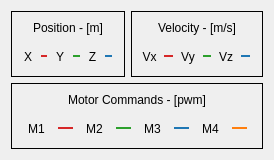
        <widget class="QWidget" name="Tab_State">
         <attribute name="title">
          <string>State Data</string>
         </attribute>
         <layout class="QHBoxLayout" name="horizontalLayout_3">
          <item>
           <layout class="QVBoxLayout" name="verticalLayout_2">
            <item>
             <layout class="QHBoxLayout" name="horizontalLayout_2">
              <item>
               <widget class="QFrame" name="frame_8">
                <property name="frameShape">
                 <enum>QFrame::Box</enum>
                </property>
                <property name="frameShadow">
                 <enum>QFrame::Plain</enum>
                </property>
                <property name="lineWidth">
                 <number>1</number>
                </property>
                <layout class="QHBoxLayout" name="horizontalLayout_14">
                 <item>
                  <layout class="QVBoxLayout" name="verticalLayout_12" stretch="1,10,1">
                   <item>
                    <widget class="QLabel" name="label_34">
                     <property name="text">
                      <string>Position - [m]</string>
                     </property>
                     <property name="alignment">
                      <set>Qt::AlignCenter</set>
                     </property>
                    </widget>
                   </item>
                   <item>
                    <widget class="Pos_Widget" name="Pos_Graph" native="true">
                     <property name="styleSheet">
                      <string notr="true">background-color: rgb(136, 138, 133);</string>
                     </property>
                    </widget>
                   </item>
                   <item>
                    <layout class="QHBoxLayout" name="horizontalLayout_18" stretch="10,5,10,5,10,5,2">
                     <item>
                      <widget class="QLabel" name="label_35">
                       <property name="text">
                        <string>X</string>
                       </property>
                       <property name="alignment">
                        <set>Qt::AlignCenter</set>
                       </property>
                      </widget>
                     </item>
                     <item>
                      <widget class="Line" name="line_26">
                       <property name="styleSheet">
                        <string notr="true">color: rgb(214, 39, 40);</string>
                       </property>
                       <property name="frameShadow">
                        <enum>QFrame::Plain</enum>
                       </property>
                       <property name="lineWidth">
                        <number>2</number>
                       </property>
                       <property name="orientation">
                        <enum>Qt::Horizontal</enum>
                       </property>
                      </widget>
                     </item>
                     <item>
                      <widget class="QLabel" name="label_36">
                       <property name="text">
                        <string>Y</string>
                       </property>
                       <property name="alignment">
                        <set>Qt::AlignCenter</set>
                       </property>
                      </widget>
                     </item>
                     <item>
                      <widget class="Line" name="line_27">
                       <property name="styleSheet">
                        <string notr="true">color: rgb(44, 160, 44);</string>
                       </property>
                       <property name="frameShadow">
                        <enum>QFrame::Plain</enum>
                       </property>
                       <property name="lineWidth">
                        <number>2</number>
                       </property>
                       <property name="orientation">
                        <enum>Qt::Horizontal</enum>
                       </property>
                      </widget>
                     </item>
                     <item>
                      <widget class="QLabel" name="label_37">
                       <property name="text">
                        <string>Z</string>
                       </property>
                       <property name="alignment">
                        <set>Qt::AlignCenter</set>
                       </property>
                      </widget>
                     </item>
                     <item>
                      <widget class="Line" name="line_28">
                       <property name="styleSheet">
                        <string notr="true">color: rgb(31, 119, 180);</string>
                       </property>
                       <property name="frameShadow">
                        <enum>QFrame::Plain</enum>
                       </property>
                       <property name="lineWidth">
                        <number>2</number>
                       </property>
                       <property name="orientation">
                        <enum>Qt::Horizontal</enum>
                       </property>
                      </widget>
                     </item>
                     <item>
                      <spacer name="horizontalSpacer_11">
                       <property name="orientation">
                        <enum>Qt::Horizontal</enum>
                       </property>
                       <property name="sizeHint" stdset="0">
                        <size>
                         <width>40</width>
                         <height>20</height>
                        </size>
                       </property>
                      </spacer>
                     </item>
                    </layout>
                   </item>
                  </layout>
                 </item>
                </layout>
               </widget>
              </item>
              <item>
               <widget class="QFrame" name="frame_9">
                <property name="frameShape">
                 <enum>QFrame::Box</enum>
                </property>
                <property name="frameShadow">
                 <enum>QFrame::Plain</enum>
                </property>
                <property name="lineWidth">
                 <number>1</number>
                </property>
                <layout class="QHBoxLayout" name="horizontalLayout_19">
                 <item>
                  <layout class="QVBoxLayout" name="verticalLayout_16" stretch="1,10,1">
                   <item>
                    <widget class="QLabel" name="label_39">
                     <property name="text">
                      <string>Velocity - [m/s]</string>
                     </property>
                     <property name="alignment">
                      <set>Qt::AlignCenter</set>
                     </property>
                    </widget>
                   </item>
                   <item>
                    <widget class="Vel_Widget" name="Vel_Graph" native="true">
                     <property name="styleSheet">
                      <string notr="true">background-color: rgb(136, 138, 133);</string>
                     </property>
                    </widget>
                   </item>
                   <item>
                    <layout class="QHBoxLayout" name="horizontalLayout_27" stretch="10,5,10,5,10,5,2">
                     <item>
                      <widget class="QLabel" name="label_44">
                       <property name="text">
                        <string>Vx</string>
                       </property>
                       <property name="alignment">
                        <set>Qt::AlignCenter</set>
                       </property>
                      </widget>
                     </item>
                     <item>
                      <widget class="Line" name="line_29">
                       <property name="styleSheet">
                        <string notr="true">color: rgb(214, 39, 40);</string>
                       </property>
                       <property name="frameShadow">
                        <enum>QFrame::Plain</enum>
                       </property>
                       <property name="lineWidth">
                        <number>2</number>
                       </property>
                       <property name="orientation">
                        <enum>Qt::Horizontal</enum>
                       </property>
                      </widget>
                     </item>
                     <item>
                      <widget class="QLabel" name="label_45">
                       <property name="text">
                        <string>Vy</string>
                       </property>
                       <property name="alignment">
                        <set>Qt::AlignCenter</set>
                       </property>
                      </widget>
                     </item>
                     <item>
                      <widget class="Line" name="line_30">
                       <property name="styleSheet">
                        <string notr="true">color: rgb(44, 160, 44);</string>
                       </property>
                       <property name="frameShadow">
                        <enum>QFrame::Plain</enum>
                       </property>
                       <property name="lineWidth">
                        <number>2</number>
                       </property>
                       <property name="orientation">
                        <enum>Qt::Horizontal</enum>
                       </property>
                      </widget>
                     </item>
                     <item>
                      <widget class="QLabel" name="label_48">
                       <property name="text">
                        <string>Vz</string>
                       </property>
                       <property name="alignment">
                        <set>Qt::AlignCenter</set>
                       </property>
                      </widget>
                     </item>
                     <item>
                      <widget class="Line" name="line_31">
                       <property name="styleSheet">
                        <string notr="true">color: rgb(31, 119, 180);</string>
                       </property>
                       <property name="frameShadow">
                        <enum>QFrame::Plain</enum>
                       </property>
                       <property name="lineWidth">
                        <number>2</number>
                       </property>
                       <property name="orientation">
                        <enum>Qt::Horizontal</enum>
                       </property>
                      </widget>
                     </item>
                     <item>
                      <spacer name="horizontalSpacer_12">
                       <property name="orientation">
                        <enum>Qt::Horizontal</enum>
                       </property>
                       <property name="sizeHint" stdset="0">
                        <size>
                         <width>40</width>
                         <height>20</height>
                        </size>
                       </property>
                      </spacer>
                     </item>
                    </layout>
                   </item>
                  </layout>
                 </item>
                </layout>
               </widget>
              </item>
             </layout>
            </item>
            <item>
             <widget class="QFrame" name="frame_10">
              <property name="frameShape">
               <enum>QFrame::Box</enum>
              </property>
              <property name="frameShadow">
               <enum>QFrame::Plain</enum>
              </property>
              <property name="lineWidth">
               <number>1</number>
              </property>
              <layout class="QHBoxLayout" name="horizontalLayout_28">
               <item>
                <layout class="QVBoxLayout" name="verticalLayout_17" stretch="1,10,1">
                 <item>
                  <widget class="QLabel" name="label_52">
                   <property name="text">
                    <string>Motor Commands - [pwm]</string>
                   </property>
                   <property name="alignment">
                    <set>Qt::AlignCenter</set>
                   </property>
                  </widget>
                 </item>
                 <item>
                  <widget class="PWM_Widget" name="PWM_Graph" native="true">
                   <property name="styleSheet">
                    <string notr="true">background-color: rgb(136, 138, 133);</string>
                   </property>
                  </widget>
                 </item>
                 <item>
                  <layout class="QHBoxLayout" name="horizontalLayout_29" stretch="10,5,10,5,10,5,10,5,2">
                   <item>
                    <widget class="QLabel" name="label_54">
                     <property name="text">
                      <string>M1</string>
                     </property>
                     <property name="alignment">
                      <set>Qt::AlignCenter</set>
                     </property>
                    </widget>
                   </item>
                   <item>
                    <widget class="Line" name="line_36">
                     <property name="styleSheet">
                      <string notr="true">color: rgb(214, 39, 40);</string>
                     </property>
                     <property name="frameShadow">
                      <enum>QFrame::Plain</enum>
                     </property>
                     <property name="lineWidth">
                      <number>2</number>
                     </property>
                     <property name="orientation">
                      <enum>Qt::Horizontal</enum>
                     </property>
                    </widget>
                   </item>
                   <item>
                    <widget class="QLabel" name="label_55">
                     <property name="text">
                      <string>M2</string>
                     </property>
                     <property name="alignment">
                      <set>Qt::AlignCenter</set>
                     </property>
                    </widget>
                   </item>
                   <item>
                    <widget class="Line" name="line_39">
                     <property name="styleSheet">
                      <string notr="true">color: rgb(44, 160, 44);</string>
                     </property>
                     <property name="frameShadow">
                      <enum>QFrame::Plain</enum>
                     </property>
                     <property name="lineWidth">
                      <number>2</number>
                     </property>
                     <property name="orientation">
                      <enum>Qt::Horizontal</enum>
                     </property>
                    </widget>
                   </item>
                   <item>
                    <widget class="QLabel" name="label_56">
                     <property name="text">
                      <string>M3</string>
                     </property>
                     <property name="alignment">
                      <set>Qt::AlignCenter</set>
                     </property>
                    </widget>
                   </item>
                   <item>
                    <widget class="Line" name="line_41">
                     <property name="styleSheet">
                      <string notr="true">color: rgb(31, 119, 180);</string>
                     </property>
                     <property name="frameShadow">
                      <enum>QFrame::Plain</enum>
                     </property>
                     <property name="lineWidth">
                      <number>2</number>
                     </property>
                     <property name="orientation">
                      <enum>Qt::Horizontal</enum>
                     </property>
                    </widget>
                   </item>
                   <item>
                    <widget class="QLabel" name="label_61">
                     <property name="text">
                      <string>M4</string>
                     </property>
                     <property name="alignment">
                      <set>Qt::AlignCenter</set>
                     </property>
                    </widget>
                   </item>
                   <item>
                    <widget class="Line" name="line_45">
                     <property name="styleSheet">
                      <string notr="true">color: rgb(255, 127, 14);</string>
                     </property>
                     <property name="frameShadow">
                      <enum>QFrame::Plain</enum>
                     </property>
                     <property name="lineWidth">
                      <number>2</number>
                     </property>
                     <property name="orientation">
                      <enum>Qt::Horizontal</enum>
                     </property>
                    </widget>
                   </item>
                   <item>
                    <spacer name="horizontalSpacer_16">
                     <property name="orientation">
                      <enum>Qt::Horizontal</enum>
                     </property>
                     <property name="sizeHint" stdset="0">
                      <size>
                       <width>40</width>
                       <height>20</height>
                      </size>
                     </property>
                    </spacer>
                   </item>
                  </layout>
                 </item>
                </layout>
               </item>
              </layout>
             </widget>
            </item>
           </layout>
          </item>
         </layout>
        </widget>
